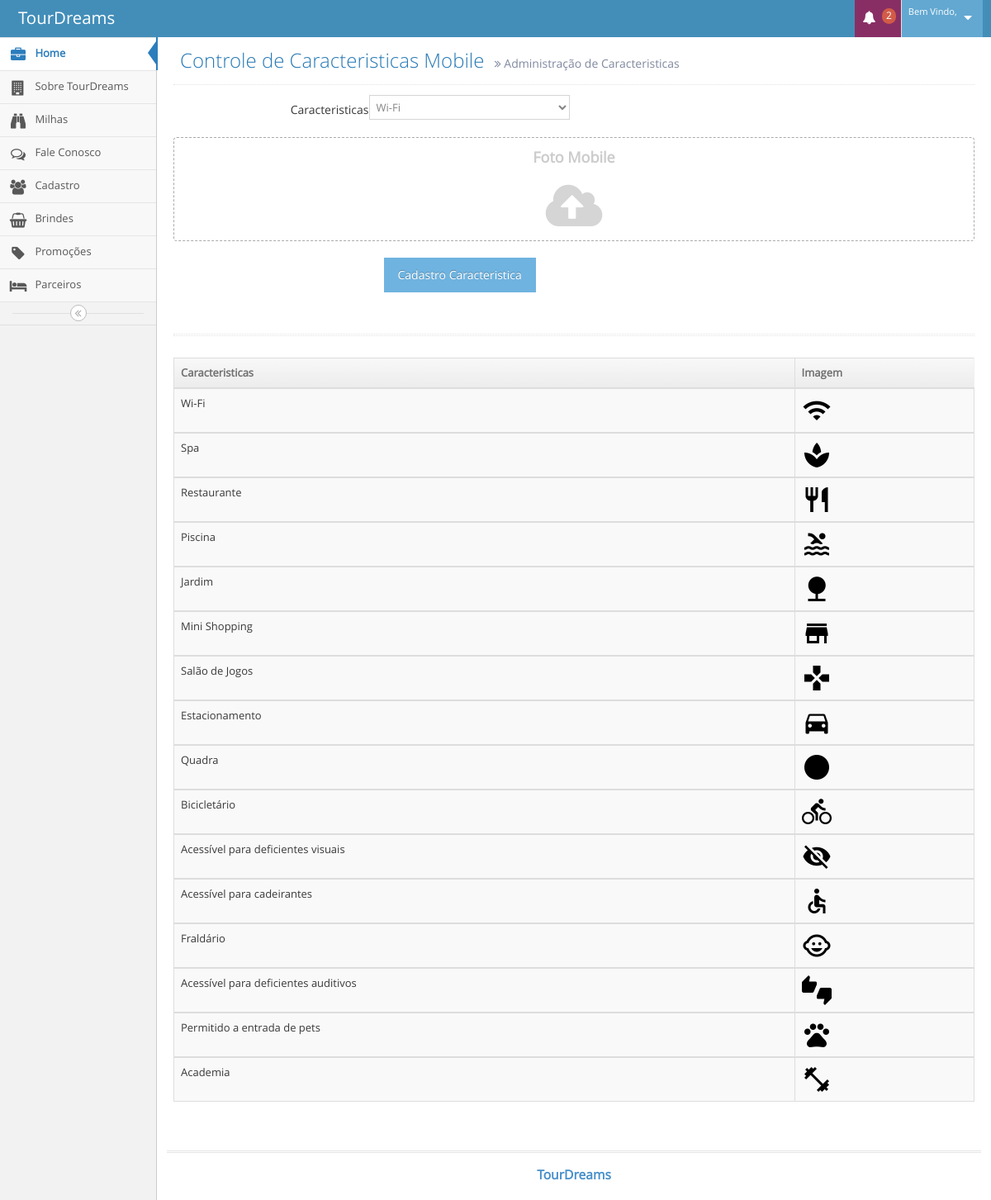
The app's page /tour_dreams/TourDreams/CMS/admCaracteristicas.php, older data.
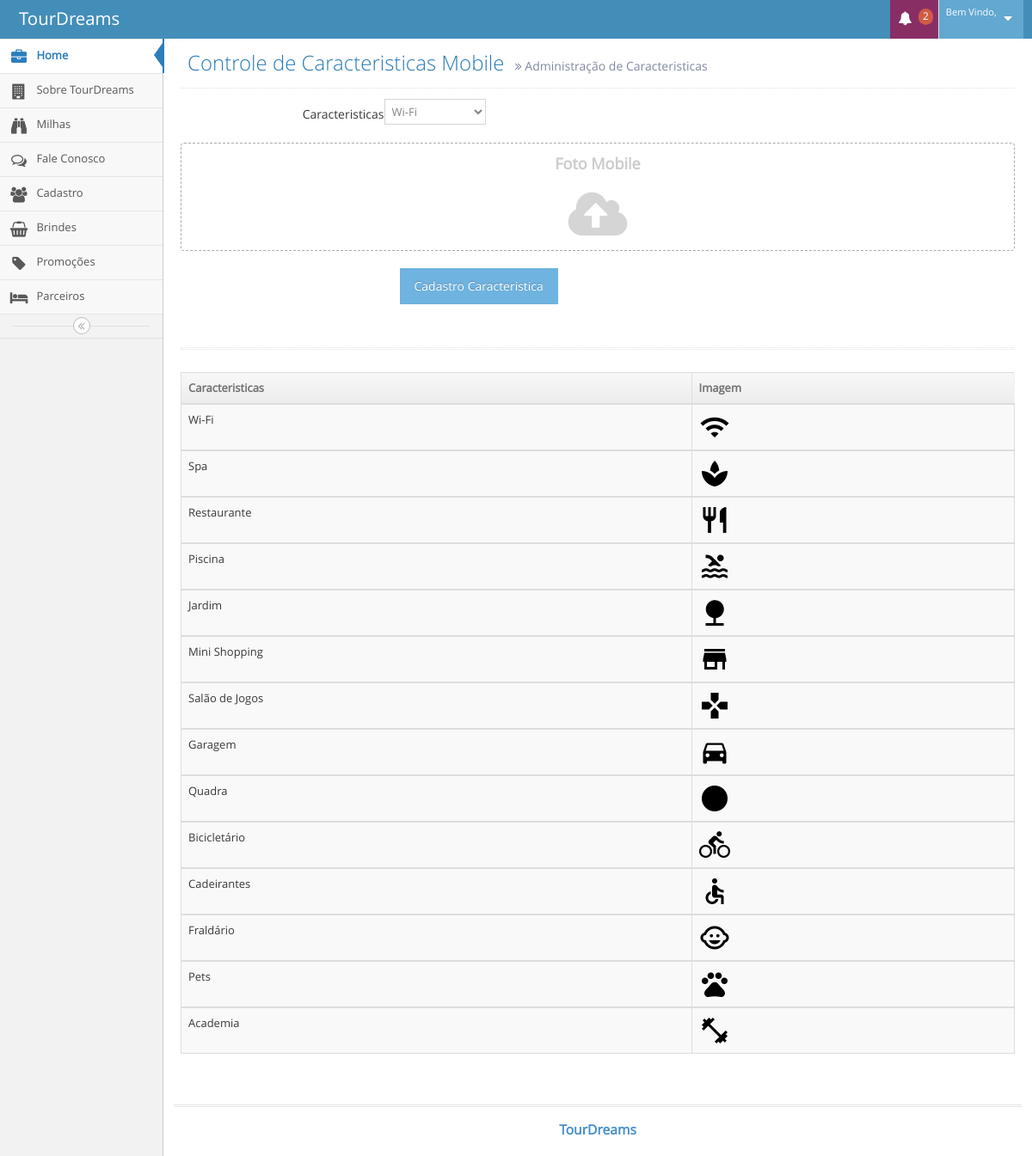
The same page, newer data.
### tables this page shows
CREATE TABLE `tbl_caracteristicas` (
  `id_caracteristicas` int(11) NOT NULL AUTO_INCREMENT,
  `nome_caracteristica` varchar(45) NOT NULL,
  `foto_caracteristica` varchar(200) NOT NULL,
  `foto_mobile` varchar(200) DEFAULT NULL,
  PRIMARY KEY (`id_caracteristicas`)
);

### tour_dreams/TourDreams/CMS/admCaracteristicas.php (the view, shortened to what this page needs)
<?php
	@$id_administrador = $_GET['id_administrador'];
	@$nome_administrador = $_GET['nome_administrador'];
?>
<!DOCTYPE html>
<html lang="pt-br">
	<head>
		<link rel="stylesheet" href="assets/css/bootstrap.min.css" />
		<link rel="stylesheet" href="assets/font-awesome/4.5.0/css/font-awesome.min.css" />
		<link rel="stylesheet" href="assets/css/jquery-ui.custom.min.css" />
		<link rel="stylesheet" href="assets/css/chosen.min.css" />
		<link rel="stylesheet" href="assets/css/bootstrap-datepicker3.min.css" />
		<link rel="stylesheet" href="assets/css/bootstrap-timepicker.min.css" />
		<link rel="stylesheet" href="assets/css/daterangepicker.min.css" />
		<link rel="stylesheet" href="assets/css/bootstrap-datetimepicker.min.css" />
		<link rel="stylesheet" href="assets/css/bootstrap-colorpicker.min.css" />
		<link rel="stylesheet" href="assets/css/ace.min.css" class="ace-main-stylesheet" id="main-ace-style" />
		<link rel="stylesheet" href="assets/css/ace-skins.min.css" />
		<link rel="stylesheet" href="assets/css/ace-rtl.min.css" />
	</head>
	<body class="no-skin">
		<div id="navbar" class="navbar navbar-default          ace-save-state">
			<div class="navbar-container ace-save-state" id="navbar-container">
				<div class="navbar-header pull-left">
					<a href="index.html" class="navbar-brand">
						<small>
							TourDreams
						</small>
					</a>
				</div>
				<div class="navbar-buttons navbar-header pull-right" role="navigation">
					<ul class="nav ace-nav">
						<li class="purple dropdown-modal">
							<a data-toggle="dropdown" class="dropdown-toggle" href="#">
								<i class="ace-icon fa fa-bell icon-animated-bell"></i>
								<span class="badge badge-important">2</span>
							</a>
						</li>
						<li class="light-blue dropdown-modal">
							<a data-toggle="dropdown" href="#" class="dropdown-toggle">
								<span class="user-info">
									<small>Bem Vindo,</small>
								</span>
								<i class="ace-icon fa fa-caret-down"></i>
							</a>
						</li>
					</ul>
				</div>
			</div>
		</div>
		<div class="main-container ace-save-state" id="main-container">
			<div id="sidebar" class="sidebar                  responsive                    ace-save-state">
				<ul class="nav nav-list">
					<li class="active">
						<a href="home.php?nome_administrador=<?php echo$_GET['nome_administrador'];?>&id_administrador=<?php echo$_GET['id_administrador'];?>">
							<i class="menu-icon fa fa-briefcase"></i>
							<span class="menu-text"> Home </span>
						</a>
					</li>
					<li class="">
						<a href="admSobre.php?nome_administrador=<?php echo$_GET['nome_administrador'];?>&id_administrador=<?php echo$_GET['id_administrador'];?>">
							<i class="menu-icon fa fa-building"></i>
							<span class="menu-text">  Sobre TourDreams </span>
						</a>
					</li>
					<li class="">
						<a href="admMilhas.php?nome_administrador=<?php echo$_GET['nome_administrador'];?>&id_administrador=<?php echo$_GET['id_administrador'];?>">
							<i class="menu-icon fa fa-binoculars"></i>
							<span class="menu-text"> Milhas </span>
						</a>
					</li>
					<li class="">
						<a href="admFale.php?nome_administrador=<?php echo$_GET['nome_administrador'];?>&id_administrador=<?php echo$_GET['id_administrador'];?>">
							<i class="menu-icon fa fa-comments-o"></i>
							<span class="menu-text"> Fale Conosco </span>
						</a>
					</li>
					<li class="">
						<a href="admUser.php?nome_administrador=<?php echo$_GET['nome_administrador'];?>&id_administrador=<?php echo$_GET['id_administrador'];?>">
							<i class="menu-icon fa fa-users"></i>
							<span class="menu-text"> Cadastro </span>
						</a>
					</li>
					<li class="">
						<a href="admBrindes.php?nome_administrador=<?php echo$_GET['nome_administrador'];?>&id_administrador=<?php echo$_GET['id_administrador'];?>">
							<i class="menu-icon fa fa-shopping-basket"></i>
							<span class="menu-text"> Brindes </span>
						</a>
					</li>
					<li class="">
						<a href="admPromocoes.php?nome_administrador=<?php echo$_GET['nome_administrador'];?>&id_administrador=<?php echo$_GET['id_administrador'];?>">
							<i class="menu-icon fa fa-tag"></i>
							<span class="menu-text"> Promoções </span>
						</a>
					</li>
					<li class="">
						<a href="parceiros.php?nome_administrador=<?php echo$_GET['nome_administrador'];?>&id_administrador=<?php echo$_GET['id_administrador'];?>">
							<i class="menu-icon fa fa-bed"></i>
							<span class="menu-text"> Parceiros </span>
						</a>
					</li>
				</ul>
				<div class="sidebar-toggle sidebar-collapse" id="sidebar-collapse">
					<i id="sidebar-toggle-icon" class="ace-icon fa fa-angle-double-left ace-save-state" data-icon1="ace-icon fa fa-angle-double-left" data-icon2="ace-icon fa fa-angle-double-right"></i>
				</div>
			</div>
			<div class="main-content">
				<div class="main-content-inner">
					<div class="page-content">
						<div class="page-header">
							<h1>
								Controle de Caracteristicas Mobile
								<small>
									<i class="ace-icon fa fa-angle-double-right"></i>
									Administração de Caracteristicas
								</small>
							</h1>
						</div>
						<div class="row">
							<div class="col-xs-12">
								<form class="form-horizontal" role="form" action="admCaracteristicas.php?nome_administrador=<?php echo($nome_administrador);?>&id_administrador=<?php echo($id_administrador);?>"  name="frmCaracteristica" method="post" enctype="multipart/form-data">
									<div class="form-group">
										<label class="col-sm-3 control-label no-padding-right" for="form-field-1">  Caracteristicas </label>
									<select name ="selectCaracteristicas">
											<?php
											$sql = "select * from tbl_caracteristicas where id_caracteristicas > 0";
												?>
											<?php
												$select = mysql_query($sql);
												while($rs = mysql_fetch_array($select)){
											?>
												<option value="<?php echo($rs['id_caracteristicas']);?>"><?php echo($rs['nome_caracteristica']);?></option>
											<?php
												}
											?>
									</select>
									</div>
									<div class="space-4"></div>
									<div class="form-group">
										<div class="col-xs-12">
										</div>
									</div>
									<div class="clearfix form-actions">
										<div class="col-md-offset-3 col-md-9">
											<input class="btn btn-info" type="submit" name="btn_cadastro_caracteristica" value="Cadastro Caracteristica">
										</div>
									</div>
								</form>
							</div>
						</div>
					</div>
					<div class="page-content">
						<div class="row">
							<div class="col-xs-12">
								<div class="hr hr-18 dotted hr-double"></div>
								<div class="row">
									<div class="col-xs-12">
										<div class="clearfix">
										</div>
										<div>
											<table id="dynamic-table" class="table table-striped table-bordered table-hover">
												<thead>
													<tr>
														<th>Caracteristicas</th>
														<th>Imagem</th>
													</tr>
												</thead>
												<?php
												$sql = "select * from tbl_caracteristicas";
												$select = mysql_query($sql);
												while($rs = mysql_fetch_array($select)){
												?>
												<tbody>
													<tr>
														<td>
															<?php echo($rs['nome_caracteristica']);?>
														</td>
														<td><?php echo "<img class = 'imagem_tbl' src='Fotos_Mobile/".$rs['foto_mobile']."'>"?></td>
													</tr>
													<?php
														}
													?>
												</tbody>
											</table>
										</div>
									</div>
								</div>
							</div>
						</div>
					</div>
				</div>
			</div>
			<div class="footer">
				<div class="footer-inner">
					<div class="footer-content">
						<span class="bigger-120">
							<span class="blue bolder">TourDreams</span>
						</span>
					</div>
				</div>
			</div>
		</div>
	</body>
</html>

Row changes from the older to the newer data that the page shows:
removed tbl_caracteristicas: nome_caracteristica "Acessível para deficientes visuais", foto_mobile (picture)
removed tbl_caracteristicas: nome_caracteristica "Acessível para deficientes auditivos", foto_mobile (picture)
changed tbl_caracteristicas: nome_caracteristica "Estacionamento" → "Garagem"
changed tbl_caracteristicas: nome_caracteristica "Acessível para cadeirantes" → "Cadeirantes"
changed tbl_caracteristicas: nome_caracteristica "Permitido a entrada de pets" → "Pets"
